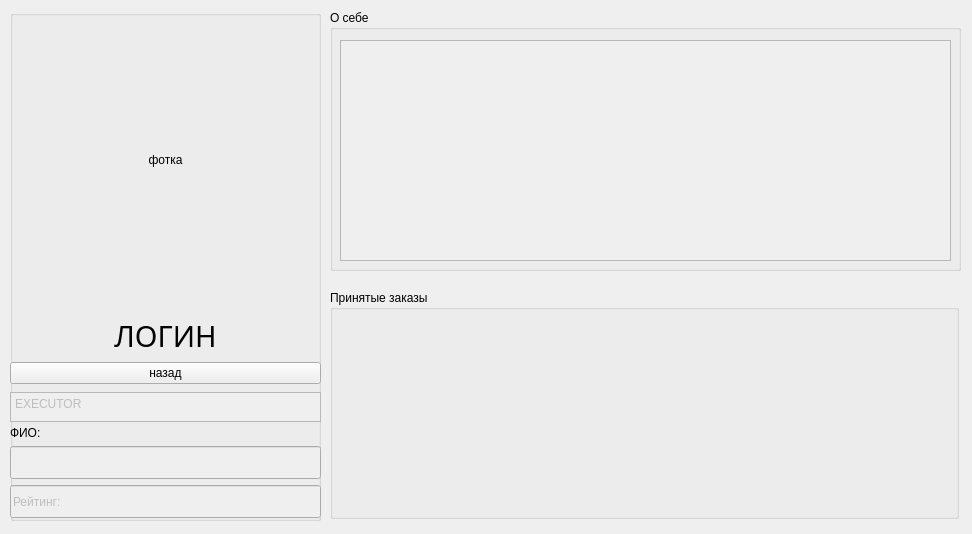
<?xml version="1.0" encoding="UTF-8"?>
<ui version="4.0">
 <class>profileView</class>
 <widget class="QWidget" name="profileView">
  <property name="geometry">
   <rect>
    <x>0</x>
    <y>0</y>
    <width>972</width>
    <height>534</height>
   </rect>
  </property>
  <property name="windowTitle">
   <string>Form</string>
  </property>
  <widget class="QGroupBox" name="groupBox_2">
   <property name="geometry">
    <rect>
     <x>10</x>
     <y>10</y>
     <width>311</width>
     <height>511</height>
    </rect>
   </property>
   <property name="title">
    <string/>
   </property>
   <widget class="QWidget" name="verticalLayoutWidget_2">
    <property name="geometry">
     <rect>
      <x>0</x>
      <y>0</y>
      <width>311</width>
      <height>539</height>
     </rect>
    </property>
    <layout class="QVBoxLayout" name="verticalLayout">
     <item>
      <widget class="QPushButton" name="img">
       <property name="enabled">
        <bool>true</bool>
       </property>
       <property name="minimumSize">
        <size>
         <width>300</width>
         <height>300</height>
        </size>
       </property>
       <property name="text">
        <string>фотка</string>
       </property>
       <property name="flat">
        <bool>true</bool>
       </property>
      </widget>
     </item>
     <item>
      <widget class="QLabel" name="log">
       <property name="maximumSize">
        <size>
         <width>16777211</width>
         <height>167771</height>
        </size>
       </property>
       <property name="font">
        <font>
         <family>Segoe UI Light</family>
         <pointsize>22</pointsize>
         <bold>false</bold>
        </font>
       </property>
       <property name="text">
        <string>ЛОГИН</string>
       </property>
       <property name="alignment">
        <set>Qt::AlignCenter</set>
       </property>
      </widget>
     </item>
     <item>
      <widget class="QPushButton" name="backBut">
       <property name="text">
        <string>назад</string>
       </property>
      </widget>
     </item>
     <item>
      <widget class="QTextEdit" name="status">
       <property name="enabled">
        <bool>false</bool>
       </property>
       <property name="minimumSize">
        <size>
         <width>0</width>
         <height>30</height>
        </size>
       </property>
       <property name="maximumSize">
        <size>
         <width>16777215</width>
         <height>25</height>
        </size>
       </property>
       <property name="html">
        <string>&lt;!DOCTYPE HTML PUBLIC &quot;-//W3C//DTD HTML 4.0//EN&quot; &quot;http://www.w3.org/TR/REC-html40/strict.dtd&quot;&gt;
&lt;html&gt;&lt;head&gt;&lt;meta name=&quot;qrichtext&quot; content=&quot;1&quot; /&gt;&lt;meta charset=&quot;utf-8&quot; /&gt;&lt;style type=&quot;text/css&quot;&gt;
p, li { white-space: pre-wrap; }
hr { height: 1px; border-width: 0; }
li.unchecked::marker { content: &quot;\2610&quot;; }
li.checked::marker { content: &quot;\2612&quot;; }
&lt;/style&gt;&lt;/head&gt;&lt;body style=&quot; font-family:'Segoe UI'; font-size:9pt; font-weight:400; font-style:normal;&quot;&gt;
&lt;p style=&quot; margin-top:0px; margin-bottom:0px; margin-left:0px; margin-right:0px; -qt-block-indent:0; text-indent:0px;&quot;&gt;EXECUTOR&lt;/p&gt;&lt;/body&gt;&lt;/html&gt;</string>
       </property>
      </widget>
     </item>
     <item>
      <widget class="QLabel" name="label">
       <property name="text">
        <string>ФИО:</string>
       </property>
      </widget>
     </item>
     <item>
      <widget class="QLineEdit" name="description2">
       <property name="enabled">
        <bool>false</bool>
       </property>
       <property name="minimumSize">
        <size>
         <width>0</width>
         <height>33</height>
        </size>
       </property>
       <property name="text">
        <string/>
       </property>
      </widget>
     </item>
     <item>
      <widget class="QLineEdit" name="rang">
       <property name="enabled">
        <bool>false</bool>
       </property>
       <property name="minimumSize">
        <size>
         <width>0</width>
         <height>33</height>
        </size>
       </property>
       <property name="text">
        <string>Рейтинг: </string>
       </property>
      </widget>
     </item>
     <item>
      <spacer name="verticalSpacer">
       <property name="orientation">
        <enum>Qt::Vertical</enum>
       </property>
       <property name="sizeHint" stdset="0">
        <size>
         <width>20</width>
         <height>40</height>
        </size>
       </property>
      </spacer>
     </item>
    </layout>
   </widget>
  </widget>
  <widget class="QGroupBox" name="groupBox_3">
   <property name="geometry">
    <rect>
     <x>330</x>
     <y>10</y>
     <width>631</width>
     <height>261</height>
    </rect>
   </property>
   <property name="title">
    <string>О себе</string>
   </property>
   <widget class="QTextEdit" name="description">
    <property name="enabled">
     <bool>false</bool>
    </property>
    <property name="geometry">
     <rect>
      <x>10</x>
      <y>30</y>
      <width>611</width>
      <height>221</height>
     </rect>
    </property>
    <property name="autoFormatting">
     <set>QTextEdit::AutoNone</set>
    </property>
    <property name="html">
     <string>&lt;!DOCTYPE HTML PUBLIC &quot;-//W3C//DTD HTML 4.0//EN&quot; &quot;http://www.w3.org/TR/REC-html40/strict.dtd&quot;&gt;
&lt;html&gt;&lt;head&gt;&lt;meta name=&quot;qrichtext&quot; content=&quot;1&quot; /&gt;&lt;meta charset=&quot;utf-8&quot; /&gt;&lt;style type=&quot;text/css&quot;&gt;
p, li { white-space: pre-wrap; }
hr { height: 1px; border-width: 0; }
li.unchecked::marker { content: &quot;\2610&quot;; }
li.checked::marker { content: &quot;\2612&quot;; }
&lt;/style&gt;&lt;/head&gt;&lt;body style=&quot; font-family:'Segoe UI'; font-size:9pt; font-weight:400; font-style:normal;&quot;&gt;
&lt;p style=&quot;-qt-paragraph-type:empty; margin-top:0px; margin-bottom:0px; margin-left:0px; margin-right:0px; -qt-block-indent:0; text-indent:0px;&quot;&gt;&lt;br /&gt;&lt;/p&gt;&lt;/body&gt;&lt;/html&gt;</string>
    </property>
   </widget>
  </widget>
  <widget class="QGroupBox" name="groupBox_4">
   <property name="geometry">
    <rect>
     <x>330</x>
     <y>290</y>
     <width>629</width>
     <height>229</height>
    </rect>
   </property>
   <property name="title">
    <string>Принятые заказы</string>
   </property>
   <widget class="QWidget" name="horizontalLayoutWidget_2">
    <property name="geometry">
     <rect>
      <x>0</x>
      <y>20</y>
      <width>631</width>
      <height>211</height>
     </rect>
    </property>
    <layout class="QHBoxLayout" name="showcase"/>
   </widget>
  </widget>
 </widget>
 <resources/>
 <connections/>
</ui>
